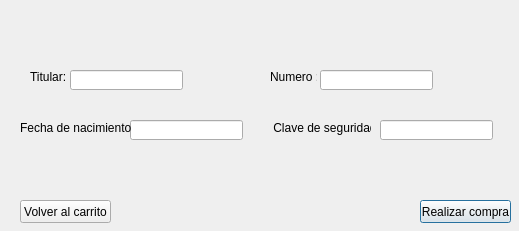
<?xml version="1.0" encoding="UTF-8"?>
<ui version="4.0">
 <class>tarjeta</class>
 <widget class="QDialog" name="tarjeta">
  <property name="geometry">
   <rect>
    <x>0</x>
    <y>0</y>
    <width>519</width>
    <height>231</height>
   </rect>
  </property>
  <property name="windowTitle">
   <string>Dialog</string>
  </property>
  <widget class="QLabel" name="label">
   <property name="geometry">
    <rect>
     <x>30</x>
     <y>70</y>
     <width>47</width>
     <height>13</height>
    </rect>
   </property>
   <property name="text">
    <string>Titular:</string>
   </property>
  </widget>
  <widget class="QLineEdit" name="lineEdit">
   <property name="geometry">
    <rect>
     <x>70</x>
     <y>70</y>
     <width>113</width>
     <height>20</height>
    </rect>
   </property>
  </widget>
  <widget class="QLabel" name="label_2">
   <property name="geometry">
    <rect>
     <x>270</x>
     <y>70</y>
     <width>47</width>
     <height>13</height>
    </rect>
   </property>
   <property name="text">
    <string>Numero :</string>
   </property>
  </widget>
  <widget class="QLineEdit" name="lineEdit_2">
   <property name="geometry">
    <rect>
     <x>320</x>
     <y>70</y>
     <width>113</width>
     <height>20</height>
    </rect>
   </property>
  </widget>
  <widget class="QLineEdit" name="lineEdit_3">
   <property name="geometry">
    <rect>
     <x>130</x>
     <y>120</y>
     <width>113</width>
     <height>20</height>
    </rect>
   </property>
  </widget>
  <widget class="QLabel" name="label_3">
   <property name="geometry">
    <rect>
     <x>20</x>
     <y>120</y>
     <width>111</width>
     <height>16</height>
    </rect>
   </property>
   <property name="text">
    <string>Fecha de nacimiento :</string>
   </property>
  </widget>
  <widget class="QLabel" name="label_4">
   <property name="geometry">
    <rect>
     <x>270</x>
     <y>120</y>
     <width>101</width>
     <height>16</height>
    </rect>
   </property>
   <property name="text">
    <string> Clave de seguridad :</string>
   </property>
  </widget>
  <widget class="QLineEdit" name="lineEdit_4">
   <property name="geometry">
    <rect>
     <x>380</x>
     <y>120</y>
     <width>113</width>
     <height>20</height>
    </rect>
   </property>
  </widget>
  <widget class="QPushButton" name="pushButton">
   <property name="geometry">
    <rect>
     <x>420</x>
     <y>200</y>
     <width>91</width>
     <height>23</height>
    </rect>
   </property>
   <property name="text">
    <string>Realizar compra</string>
   </property>
  </widget>
  <widget class="QPushButton" name="pushButton_2">
   <property name="geometry">
    <rect>
     <x>20</x>
     <y>200</y>
     <width>91</width>
     <height>23</height>
    </rect>
   </property>
   <property name="text">
    <string>Volver al carrito</string>
   </property>
  </widget>
 </widget>
 <resources/>
 <connections/>
</ui>
